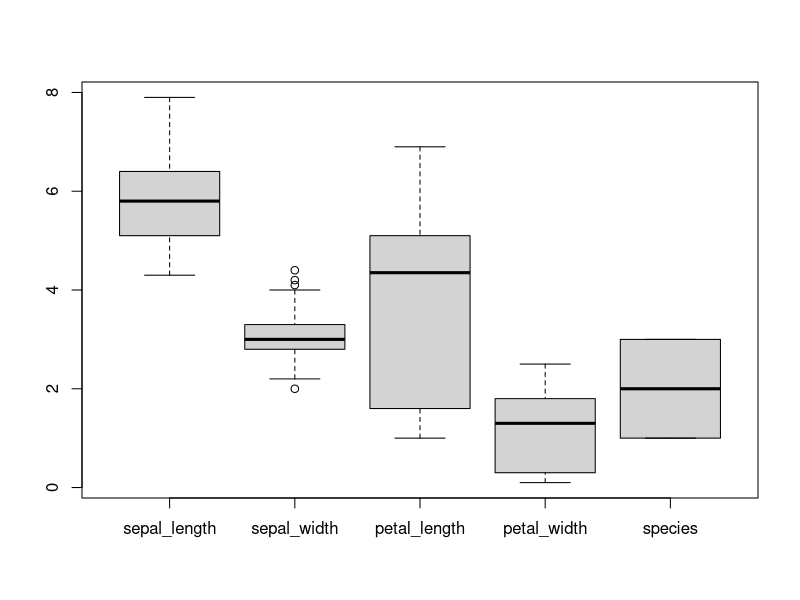
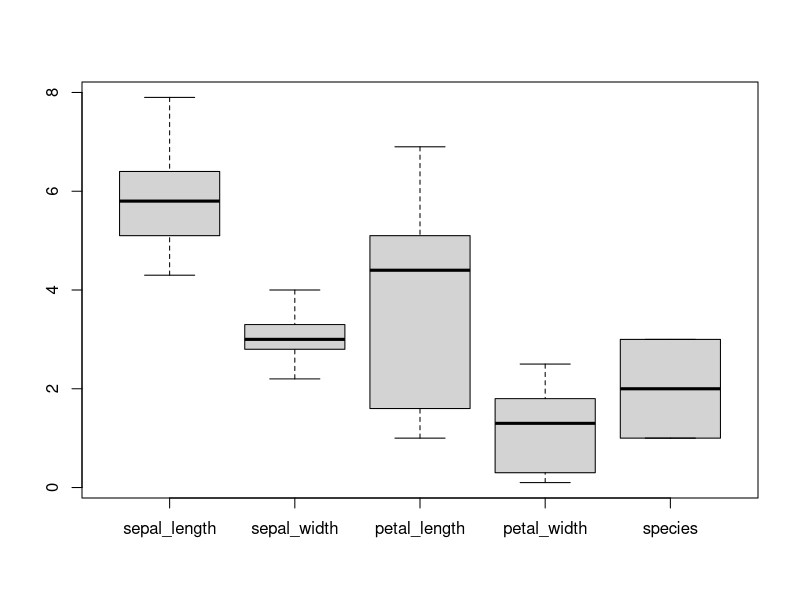
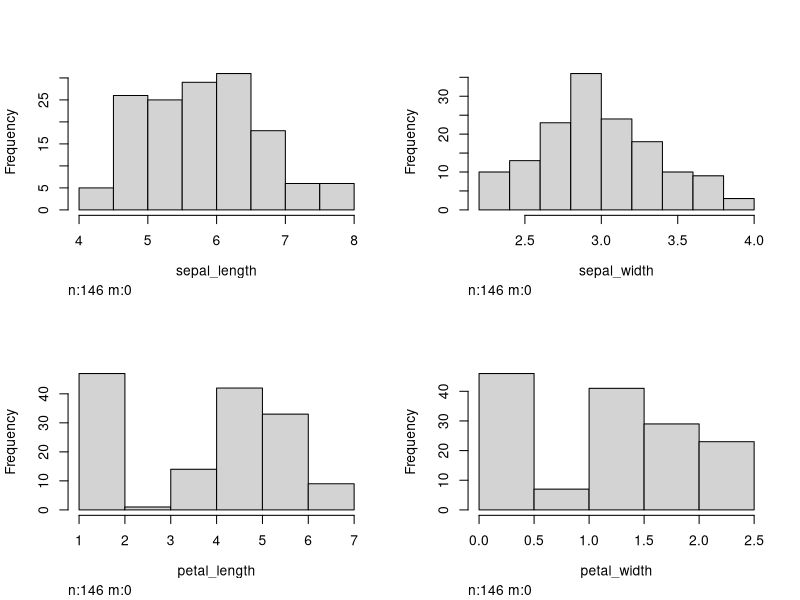
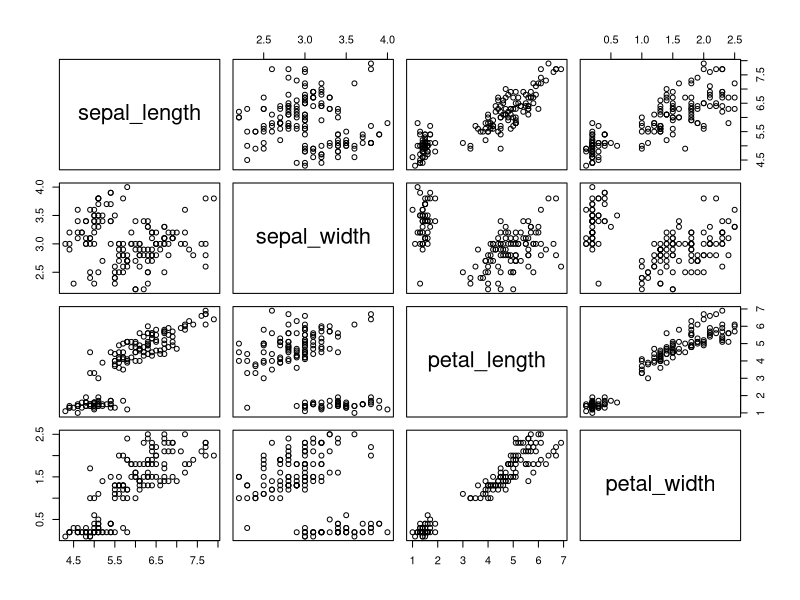
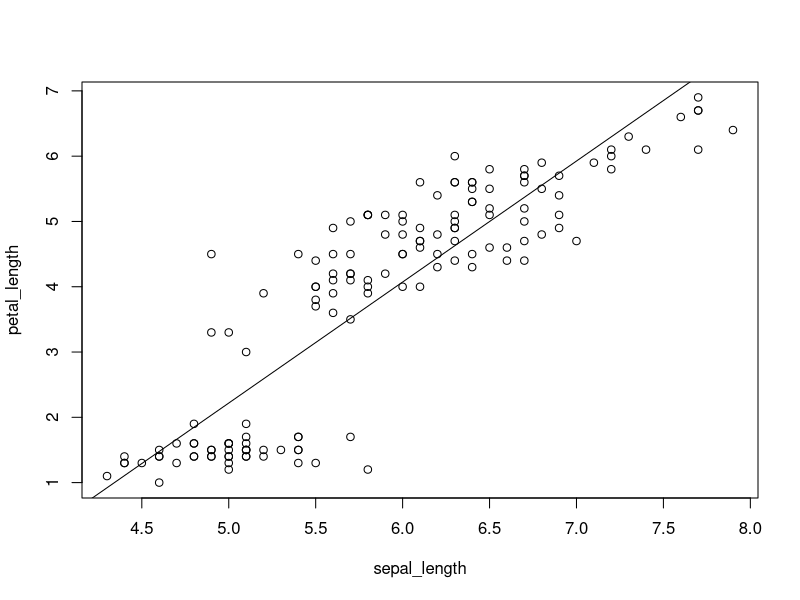
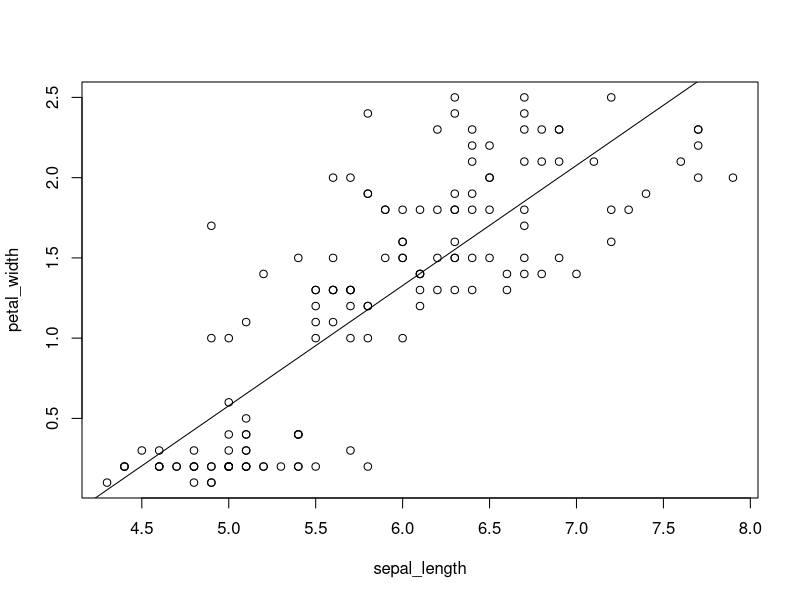

Here is the R script that generated these plots, in order:
## ---- chunk 1
library(datasets)
library(Hmisc)
library(dplyr)
## ---- chunk 2
data <- iris
## ---- chunk 3
print(data$Sepal.Length[1:10])
## ---- chunk 4
for (column_name in names(data)) {
  new_column_name <- chartr(".", "_", tolower(column_name))
  names(data)[names(data) == column_name] <- new_column_name
  print(paste(column_name, new_column_name, sep = " -> "))
}
## ---- chunk 5
na.omit(data)
## ---- chunk 6
check_outlier <- function(data_column) {
  Q1 <- quantile(data_column, probs = .25)
  Q3 <- quantile(data_column, probs = .75)
  iqr <- Q3 - Q1

  up <- Q3 + 1.5 * iqr
  low <- Q1 - 1.5 * iqr

  data_column > up | data_column < low
}

remove_outlier <- function(dataframe) {
  for (column in names(dataframe)) {
    dataframe <- dataframe[!check_outlier(as.numeric(dataframe[[column]])), ]
  }
  dataframe
}

data_clean <- remove_outlier(data)
## ---- chunk 7
boxplot(data)
## ---- chunk 8
boxplot(data_clean)
## ---- chunk 9
summary(data_clean)
## ---- chunk 10
hist.data.frame(select(data_clean, where(is.numeric)))
## ---- chunk 11
plot(select(data_clean, where(is.numeric)))
## ---- chunk 12
print(cor(select(data_clean, where(is.numeric)), method = "pearson"))
## ---- chunk 13
model1 <- lm(petal_length ~ sepal_length, data = data_clean)
## ---- chunk 14
plot(petal_length ~ sepal_length, data = data_clean)
abline(model1)
## ---- chunk 15
model2 <- lm(petal_width ~ sepal_length, data = data_clean)
## ---- chunk 16
plot(petal_width ~ sepal_length, data = data_clean)
abline(model2)
## ---- chunk 17
summary(model1)
